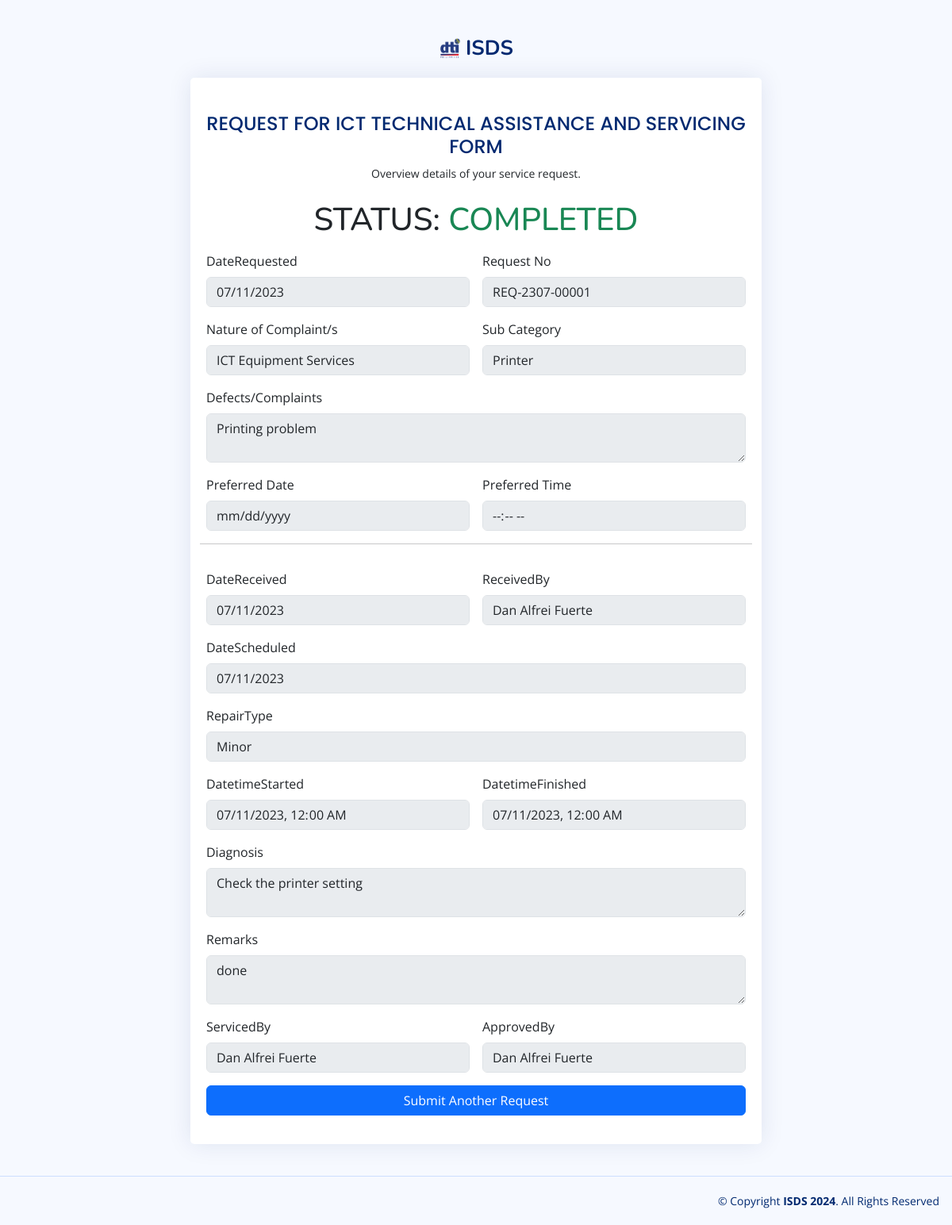
The page /requestserviceview.php?Request=REQ-2307-00001 on the database its author committed.
### tables this page shows
CREATE TABLE `helpdesks` (
  `id` int NOT NULL AUTO_INCREMENT,
  `RequestNo` varchar(45) NOT NULL,
  `FirstName` varchar(45) NOT NULL,
  `LastName` varchar(45) NOT NULL,
  `Email` varchar(45) NOT NULL,
  `DivisionID` int NOT NULL,
  `DateRequested` date NOT NULL,
  `RequestType` enum('ICT Helpdesk','Other ICT Service') DEFAULT 'ICT Helpdesk',
  `PropertyNo` varchar(45) DEFAULT NULL,
  `CategoryID` int NOT NULL,
  `SubCategoryID` int NOT NULL,
  `Complaints` text NOT NULL,
  `DateReceived` date DEFAULT NULL,
  `ReceivedBy` int DEFAULT NULL,
  `DateScheduled` date DEFAULT NULL,
  `RepairType` enum('Minor','Major') DEFAULT 'Minor',
  `DatetimeStarted` datetime DEFAULT NULL,
  `DatetimeFinished` datetime DEFAULT NULL,
  `Diagnosis` text,
  `Remarks` text,
  `ServicedBy` int DEFAULT NULL,
  `ApprovedBy` int DEFAULT NULL,
  `Status` enum('Pending','On Going','Completed','Denied','Cancelled','Unserviceable') DEFAULT 'Pending',
  `CreatedAt` timestamp NULL DEFAULT CURRENT_TIMESTAMP,
  `UpdatedAt` timestamp NULL DEFAULT CURRENT_TIMESTAMP ON UPDATE CURRENT_TIMESTAMP,
  `DatePreferred` date DEFAULT NULL,
  `TimePreferred` time DEFAULT NULL,
  PRIMARY KEY (`id`),
  UNIQUE KEY `id_UNIQUE` (`id`),
  UNIQUE KEY `RequestNo_UNIQUE` (`RequestNo`)
);

CREATE TABLE `categories` (
  `id` int NOT NULL AUTO_INCREMENT,
  `Category` varchar(45) DEFAULT NULL,
  PRIMARY KEY (`id`)
);

CREATE TABLE `subcategories` (
  `id` int NOT NULL AUTO_INCREMENT,
  `CategoryID` int NOT NULL,
  `SubCategory` varchar(45) DEFAULT NULL,
  PRIMARY KEY (`id`,`CategoryID`)
);

### includes/conn.php (called while the page is built, shortened)
<?php
$website = "ISDS";

### requestserviceview.php (the view, shortened to what this page needs)
<?php
require_once "includes/conn.php";
require_once "components/header.php";
if (isset($_GET["Request"])) {
    $query = "SELECT
        h.`id`,
        h.`RequestNo`,
        h.`FirstName`,
        h.`LastName`,
        h.`Email`,
        d.Division as `Division`,
        h.`DateRequested`,
        h.`RequestType`,
        h.`PropertyNo`,
        c.Category as `Category`,
        sc.SubCategory as `SubCategory`,
        h.`Complaints`,
        h.`DateReceived`,
        CONCAT(u1.FirstName, ' ', u1.LastName) as `ReceivedBy`,
        h.`DateScheduled`,
        h.`RepairType`,
        h.`DatetimeStarted`,
        h.`DatetimeFinished`,
        h.`Diagnosis`,
        h.`Remarks`,
        CONCAT(u2.FirstName, ' ', u2.LastName) as `ServicedBy`,
        CONCAT(u3.FirstName, ' ', u3.LastName) as `ApprovedBy`,
        h.`Status`,
        h.`CreatedAt`,
        h.`UpdatedAt`,
        h.`DatePreferred`,
        h.`TimePreferred`
    FROM helpdesks h
        LEFT JOIN divisions d ON h.`DivisionID` = d.id
        LEFT JOIN categories c ON h.`CategoryID` = c.id
        LEFT JOIN subcategories sc ON h.`SubCategoryID` = sc.id
        LEFT JOIN users u1 ON h.`ReceivedBy` = u1.id
        LEFT JOIN users u2 ON h.`ServicedBy` = u2.id
        LEFT JOIN users u3 ON h.`ApprovedBy` = u3.id WHERE RequestNo=?";
    $result = $conn->execute_query($query, [$_GET["Request"]]);
?>
    <?php
    $req = $result->fetch_object();
    ?>
    <main>
        <div class="container">
            <section class="section register min-vh-100 d-flex flex-column align-items-center justify-content-center py-4">
                <div class="container">
                    <div class="row justify-content-center">
                        <div class="col-lg-8 col-md-10 d-flex flex-column align-items-center justify-content-center">
                            <div class="d-flex justify-content-center py-4">
                                <a href="index.html" class="logo d-flex align-items-center w-auto">
                                    <img src="assets/img/logo.png" alt="">
                                    <span class="d--block">
                                        <?= $website ?>
                                    </span>
                                </a>
                            </div>
                            <div class="card mb-3">
                                <div class="card-body">
                                    <div class="pt-4 pb-2">
                                        <h5 class="card-title text-center pb-0 fs-4">REQUEST FOR ICT TECHNICAL ASSISTANCE AND SERVICING FORM</h5>
                                        <p class="text-center small">Overview details of your service request.</p>
                                    </div>
                                    <h1 class="mb-3 text-center">STATUS: <?= $req->Status == "Pending" ? "<span class='text-warning'>PENDING</span>" : ($req->Status == "On Going" ? "<span class='text-primary'>ON GOING</span>" : ($req->Status == "Completed" ? "<span class='text-success'>COMPLETED</span>" : ($req->Status == "Denied" ? "<span class='text-danger'>DENIED</span>" : ($req->Status == "Cancelled" ? "<span class='text-secondary'>CANCELLED</span>" : "<span class='text-info'>UNSERVICEABLE</span>")))) ?></h1>
                                    <div class="row g-3">
                                        <div class="col-lg-6">
                                            <label for="DateRequested" class="form-label">DateRequested</label>
                                            <input type="date" class="form-control" id="DateRequested" name="DateRequested" value="<?= $req->DateRequested ?>" disabled>
                                        </div>
                                        <div class="col-lg-6">
                                            <label for="RequestNo" class="form-label">Request No</label>
                                            <input type="text" class="form-control" id="RequestNo" name="RequestNo" value="<?= $req->RequestNo ?>" disabled>
                                        </div>
                                        <div class="col-lg-6">
                                            <label for="CategoryID" class="form-label">Nature of Complaint/s</label>
                                            <input type="text" class="form-control" id="CategoryID" name="CategoryID" value="<?= $req->Category ?>" disabled>
                                        </div>
                                        <div class="col-lg-6">
                                            <label for="SubCategoryID" class="form-label">Sub Category</label>
                                            <input type="text" class="form-control" id="SubCategoryID" name="SubCategoryID" value="<?= $req->SubCategory ?>" disabled>
                                        </div>
                                        <div class="col-lg-12">
                                            <label for="Complaints" class="form-label">Defects/Complaints</label>
                                            <textarea class="form-control" id="Complaints" name="Complaints" disabled><?= $req->Complaints ?></textarea>
                                        </div>
                                        <div class="col-lg-6">
                                            <label for="DatePreferred" class="form-label">Preferred Date</label>
                                            <input type="date" class="form-control" id="DatePreferred" name="DatePreferred" value="<?= $req->DatePreferred ?>" disabled>
                                        </div>
                                        <div class="col-lg-6">
                                            <label for="TimePreferred" class="form-label">Preferred Time</label>
                                            <input type="time" class="form-control" id="TimePreferred" name="TimePreferred" value="<?= $req->TimePreferred ?>" disabled>
                                        </div>
                                        <hr>
                                        <div class="col-lg-6">
                                            <label for="DateReceived" class="form-label">DateReceived</label>
                                            <input type="date" class="form-control" id="DateReceived" name="DateReceived" value="<?= $req->DateReceived ?>" disabled>
                                        </div>
                                        <div class="col-lg-6">
                                            <label for="ReceivedBy" class="form-label">ReceivedBy</label>
                                            <input type="text" class="form-control" id="ReceivedBy" name="ReceivedBy" value="<?= $req->ReceivedBy ?>" disabled>
                                        </div>
                                        <div class="col-lg-12">
                                            <label for="DateScheduled" class="form-label">DateScheduled</label>
                                            <input type="date" class="form-control" id="DateScheduled" name="DateScheduled" value="<?= $req->DateScheduled ?>" disabled>
                                        </div>
                                        <div class="col-lg-12">
                                            <label for="RepairType" class="form-label">RepairType</label>
                                            <input type="text" class="form-control" id="RepairType" name="RepairType" value="<?= $req->RepairType ?>" disabled>
                                        </div>
                                        <div class="col-lg-6">
                                            <label for="DatetimeStarted" class="form-label">DatetimeStarted</label>
                                            <input type="datetime-local" class="form-control" id="DatetimeStarted" name="DatetimeStarted" value="<?= $req->DatetimeStarted ?>" disabled>
                                        </div>
                                        <div class="col-lg-6">
                                            <label for="DatetimeFinished" class="form-label">DatetimeFinished</label>
                                            <input type="datetime-local" class="form-control" id="DatetimeFinished" name="DatetimeFinished" value="<?= $req->DatetimeFinished ?>" disabled>
                                        </div>
                                        <div class="col-lg-12">
                                            <label for="Diagnosis" class="form-label">Diagnosis</label>
                                            <textarea class="form-control" id="Diagnosis" name="Diagnosis" disabled><?= $req->Diagnosis ?></textarea>
                                        </div>
                                        <div class="col-lg-12">
                                            <label for="Remarks" class="form-label">Remarks</label>
                                            <textarea class="form-control" id="Remarks" name="Remarks" disabled><?= $req->Remarks ?></textarea>
                                        </div>
                                        <div class="col-lg-6">
                                            <label for="ServicedBy" class="form-label">ServicedBy</label>
                                            <input type="text" class="form-control" id="ServicedBy" name="ServicedBy" value="<?= $req->ServicedBy ?>" disabled>
                                        </div>
                                        <div class="col-lg-6">
                                            <label for="ApprovedBy" class="form-label">ApprovedBy</label>
                                            <input type="text" class="form-control" id="ApprovedBy" name="ApprovedBy" value="<?= $req->ApprovedBy ?>" disabled>
                                        </div>
                                        <div class="col-lg-12">
                                            <a class="btn btn-primary w-100" href="request.php">Submit Another Request</a>
                                        </div>
                                    </div>
                                </div>
                            </div>
                        </div>
                    </div>
                </div>
            </section>
        </div>
    </main>
<?php
}
require_once "components/footer.php";
?>

### components/header.php (shortened to what this page needs)
<!DOCTYPE html>
<html lang="en">
<head>
  <link href="https://cdn.jsdelivr.net/npm/bootstrap@5.3.2/dist/css/bootstrap.min.css" rel="stylesheet">
  <link href="https://cdn.jsdelivr.net/npm/bootstrap-icons@1.11.1/font/bootstrap-icons.min.css" rel="stylesheet">
  <link href="https://cdn.datatables.net/v/dt/jszip-3.10.1/dt-1.13.8/af-2.6.0/b-2.4.2/b-colvis-2.4.2/b-html5-2.4.2/b-print-2.4.2/cr-1.7.0/date-1.5.1/fc-4.3.0/fh-3.4.0/kt-2.11.0/r-2.5.0/rg-1.4.1/rr-1.4.1/sc-2.3.0/sb-1.6.0/sp-2.2.0/sl-1.7.0/sr-1.3.0/datatables.min.css" rel="stylesheet">
  <link rel="stylesheet" type="text/css" href="https://cdn.jsdelivr.net/npm/daterangepicker/daterangepicker.css" />
  <link rel="stylesheet" href="https://cdn.jsdelivr.net/npm/bootstrap-datepicker@1.9.0/dist/css/bootstrap-datepicker.min.css">
  <link href="assets/css/style.css" rel="stylesheet">
</head>
<body>

### components/footer.php (shortened to what this page needs)
<footer class="footer">
    <div class="copyright text-end me-3">
        &copy; Copyright <strong><span><?= $website . " " . date('Y') ?></span></strong>. All Rights Reserved
    </div>
</footer>
</body>
</html>

### assets/css/style.css (style rules this page uses)
:root { scroll-behavior: smooth; }
body { font-family: "Open Sans", sans-serif; background: #f6f9ff; color: #444444; }
a { color: #4154f1; text-decoration: none; }
h1, h2, h3, h4, h5, h6 { font-family: "Nunito", sans-serif; }
.card { margin-bottom: 30px; border: none; border-radius: 5px; box-shadow: 0px 0 30px rgba(1, 41, 112, 0.1); }
.card-title { padding: 20px 0 15px 0; font-size: 18px; font-weight: 500; color: #012970; font-family: "Poppins", sans-serif; }
.card-body { padding: 0 20px 20px 20px; }
.logo { line-height: 1; }
@media (min-width: 1200px) { .logo { width: 280px; } }
.logo img { max-height: 26px; margin-right: 6px; }
.logo span { font-size: 26px; font-weight: 700; color: #012970; font-family: "Nunito", sans-serif; }
.footer { padding: 20px 0; font-size: 14px; transition: all 0.3s; border-top: 1px solid #cddfff; }
.footer .copyright { text-align: center; color: #012970; }

### rows shown on the page
helpdesks: DateRequested "07/11/2023", RequestNo "REQ-2307-00001", CategoryID "ICT Equipment Services", SubCategoryID "Printer", Complaints "Printing problem", DateReceived "07/11/2023", DateScheduled "07/11/2023", RepairType "Minor", DatetimeStarted "07/11/2023 00:00", DatetimeFinished "07/11/2023 00:00", Diagnosis "Check the printer setting", Remarks "done"

### other values the page prints
$website "ISDS"
